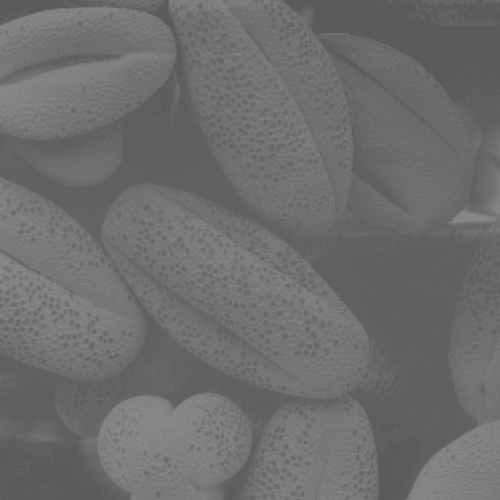
#> input picture lab_6/lowcon.tif, 500 x 500 px
$ python task2.py
#> lines starting #> are read from the running program, lines starting #| are printed output that depends on the picture
import cv2
import numpy as np
from matplotlib import pyplot as pyp

img = cv2.imread('lowcon.tif',0)
#> img is the input picture: shape (500, 500); min 91, max 138, mean 109.1
height, width = img.shape[:2]
#> height = 500; width = 500
Rmax=np.amax(img)
#> Rmax = 138
Rmin=np.amin(img)
#> Rmin = 91
Smax=255
Smin=0
ratio = (Smax-Smin)/(Rmax-Rmin)
#> ratio = 5.43
table = np.zeros(256, dtype=int)

hist = cv2.calcHist([img],[0],None,[256],[0,255])
#> hist = 256 values, max 19078 at index 96, min 0 at index 0, mean 976.6
pyp.plot(hist)
pyp.xlim([0,256])
pyp.show()
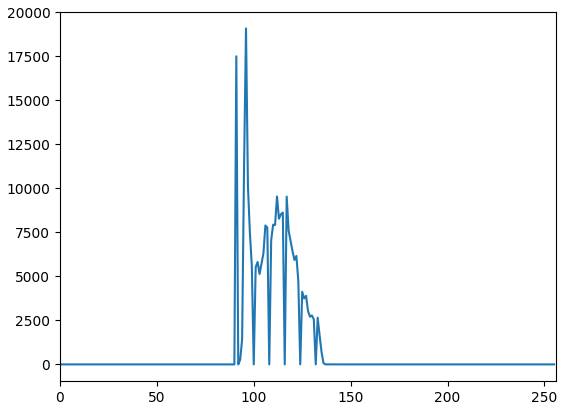
#> figure drawn by matplotlib, 1 panel; curve peaks at x = 96, y = 19078

for R in range(Rmin,Rmax+1):
  S=ratio*(R-Rmin)+Smin
  table[R] = S
#> this loop made 48 passes
#> S on passes 1 to 12: 0, 5.43, 10.85, 16.28, 21.7, 27.13, 32.55, 37.98, 43.4, 48.83, 54.26, 59.68
#> after the loop, table = 256 values, max 255 at index 138, min 0 at index 0, mean 23.82

for row in range(height):
  for col in range(width):
    img[row][col]=table[img[row][col]]
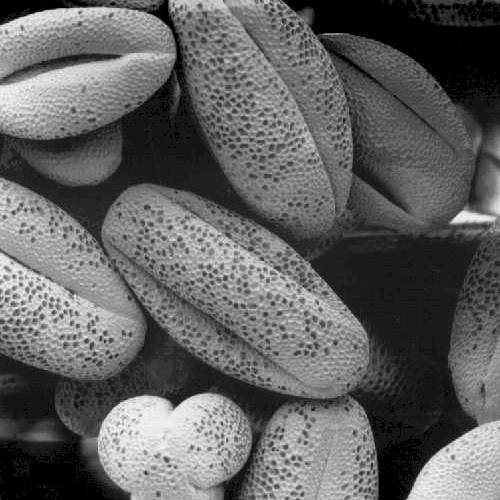
#> img: shape (500, 500); min 0, max 255, mean 97.6

hist = cv2.calcHist([img],[0],None,[256],[0,255])
#> hist = 256 values, max 19078 at index 27, min 0 at index 1, mean 976.6
pyp.plot(hist)
pyp.xlim([0,256])
pyp.show()
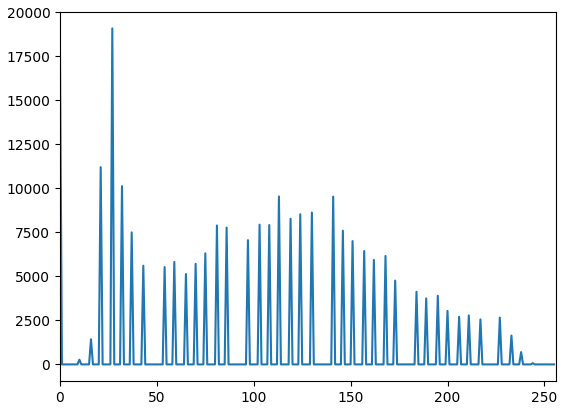
#> figure drawn by matplotlib, 1 panel; curve peaks at x = 27, y = 19078

print(Rmin)
#| 91
print(Rmax)
#| 138
cv2.imshow("image", img)
cv2.waitKey()
